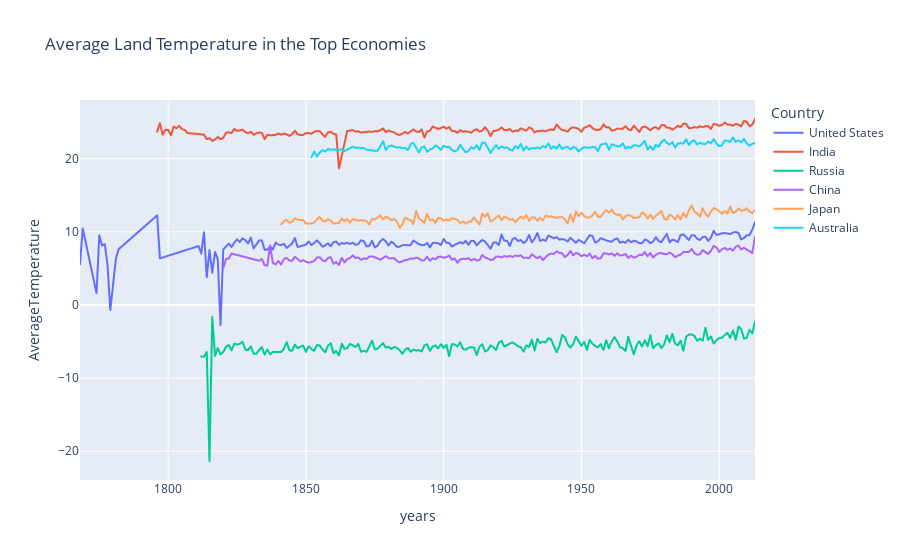

This figure's notebook cell:
### Code cell
fig = px.line(avg_temp, x = 'years', y = 'AverageTemperature', color = 'Country', 
        title = 'Average Land Temperature in the Top Economies')
fig.show()

### Figure 1 — Plotly figure (JSON) as saved in the notebook; plotly's stock layout.template omitted (floating-point values rounded to 4 significant figures; data arrays with more than 128 entries replaced by an {"elided": "..."} marker saying what was removed)
{"data": [{"hovertemplate": "Country=United States<br>years=%{x}<br>AverageTemperature=%{y}<extra></extra>", "legendgroup": "United States", "line": {"color": "#636efa", "dash": "solid"}, "marker": {"symbol": "circle"}, "mode": "lines", "name": "United States", "showlegend": true, "type": "scattergl", "x": {"elided": "215 int values"}, "xaxis": "x", "y": {"elided": "215 float values"}, "yaxis": "y"}, {"hovertemplate": "Country=India<br>years=%{x}<br>AverageTemperature=%{y}<extra></extra>", "legendgroup": "India", "line": {"color": "#EF553B", "dash": "solid"}, "marker": {"symbol": "circle"}, "mode": "lines", "name": "India", "showlegend": true, "type": "scattergl", "x": {"elided": "211 int values"}, "xaxis": "x", "y": {"elided": "211 float values"}, "yaxis": "y"}, {"hovertemplate": "Country=Russia<br>years=%{x}<br>AverageTemperature=%{y}<extra></extra>", "legendgroup": "Russia", "line": {"color": "#00cc96", "dash": "solid"}, "marker": {"symbol": "circle"}, "mode": "lines", "name": "Russia", "showlegend": true, "type": "scattergl", "x": {"elided": "202 int values"}, "xaxis": "x", "y": {"elided": "202 float values"}, "yaxis": "y"}, {"hovertemplate": "Country=China<br>years=%{x}<br>AverageTemperature=%{y}<extra></extra>", "legendgroup": "China", "line": {"color": "#ab63fa", "dash": "solid"}, "marker": {"symbol": "circle"}, "mode": "lines", "name": "China", "showlegend": true, "type": "scattergl", "x": {"elided": "185 int values"}, "xaxis": "x", "y": {"elided": "185 float values"}, "yaxis": "y"}, {"hovertemplate": "Country=Japan<br>years=%{x}<br>AverageTemperature=%{y}<extra></extra>", "legendgroup": "Japan", "line": {"color": "#FFA15A", "dash": "solid"}, "marker": {"symbol": "circle"}, "mode": "lines", "name": "Japan", "showlegend": true, "type": "scattergl", "x": {"elided": "173 int values"}, "xaxis": "x", "y": {"elided": "173 float values"}, "yaxis": "y"}, {"hovertemplate": "Country=Australia<br>years=%{x}<br>AverageTemperature=%{y}<extra></extra>", "legendgroup": "Australia", "line": {"color": "#19d3f3", "dash": "solid"}, "marker": {"symbol": "circle"}, "mode": "lines", "name": "Australia", "showlegend": true, "type": "scattergl", "x": {"elided": "162 int values"}, "xaxis": "x", "y": {"elided": "162 float values"}, "yaxis": "y"}], "layout": {"legend": {"title": {"text": "Country"}, "tracegroupgap": 0}, "title": {"text": "Average Land Temperature in the Top Economies"}, "xaxis": {"anchor": "y", "domain": [0, 1], "title": {"text": "years"}}, "yaxis": {"anchor": "x", "domain": [0, 1], "title": {"text": "AverageTemperature"}}}}
